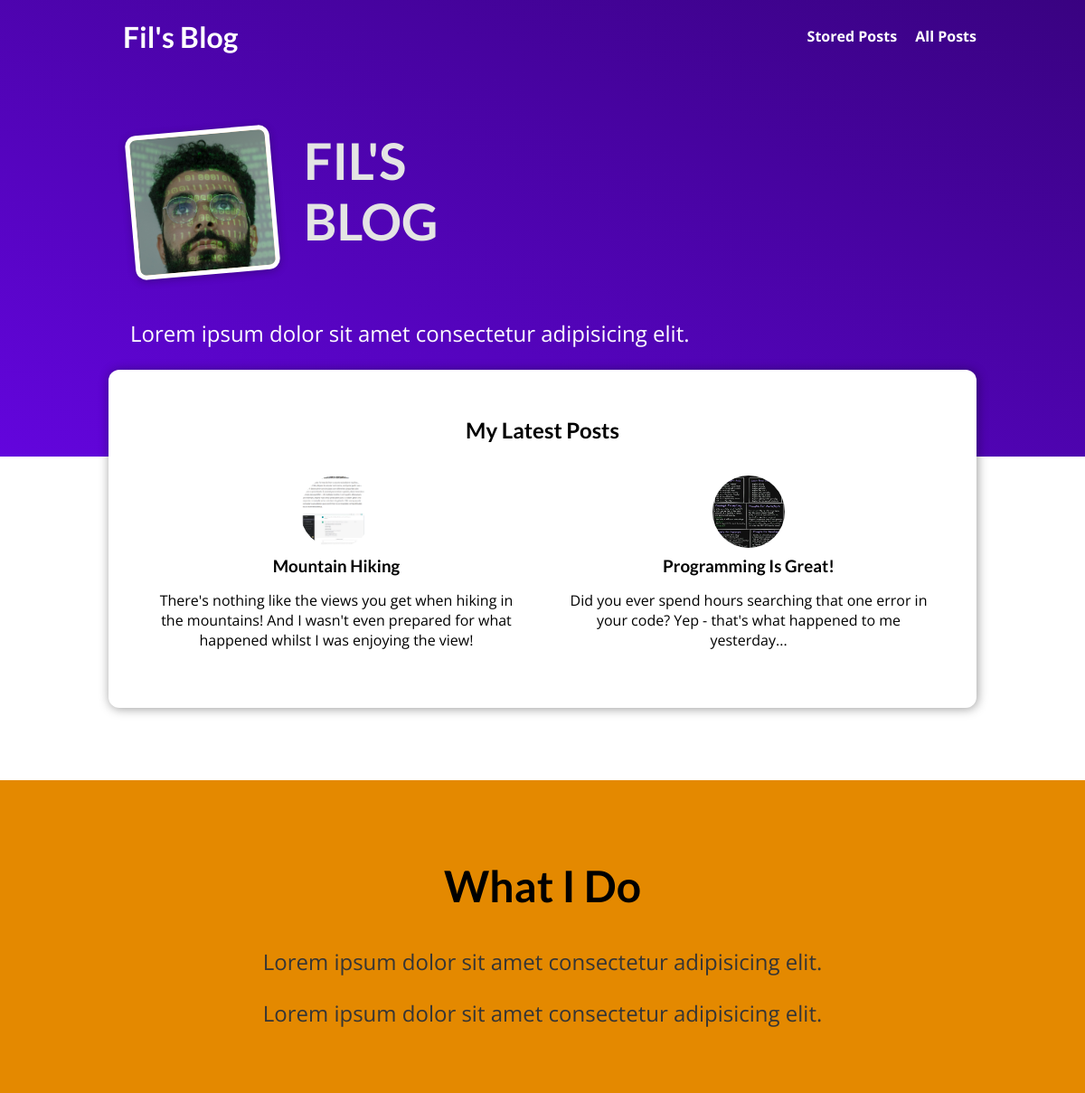
The page / on the database its author committed.
### blog/models.py (models this page shows, shortened)
class Post(models.Model):
    title = models.CharField(max_length=100)
    excerpt = models.CharField(max_length=200)
    image = models.ImageField(upload_to="posts", null=True)
    date = models.DateField(auto_now=True)
    slug = models.SlugField(unique=True, db_index=True)
    content = models.TextField(validators=[MinLengthValidator(10)])
    author = models.ForeignKey(Author, on_delete=models.SET_NULL, null=True, related_name="posts")
    tags = models.ManyToManyField(Tag)

### blog/views.py (the view)
# urls.py: path("", views.StartingPageView.as_view(), name="starting-page"),
class StartingPageView(ListView):
    template_name = "blog/index.html"
    model = Post
    ordering = ["-date"]
    context_object_name = "posts"
    def get_queryset(self):
        queryset = super().get_queryset()
        data = queryset[:3]
        return data

### blog/templates/blog/index.html (shortened to what this page needs)
{% extends "base.html" %}
{% load static %}
{% block css_files %}
  <link rel="stylesheet" href="{% static "blog/post.css" %}">
  <link rel="stylesheet" href="{% static "blog/index.css" %}">
{% endblock %}
{% block content %}
  <section id="welcome">
    <header>
      <img src="{% static "blog/images/max.jpg" %}" alt="fil's blog"/>
      <h2>FIL'S BLOG</h2>
    </header>
    <p>Lorem ipsum dolor sit amet consectetur adipisicing elit.</p>
  </section>
  <section id="latest-posts">
    <h2>My Latest Posts</h2>
    <ul>
      {% for post in posts %}
        {% include "blog/includes/post.html" %}
      {% endfor %}
    </ul>
  </section>
  <section id="about">
    <h2>What I Do</h2>
    <p>
      Lorem ipsum dolor sit amet consectetur adipisicing elit.
    </p>
    <p>
      Lorem ipsum dolor sit amet consectetur adipisicing elit.
    </p>
  </section>
{% endblock %}

### blog/templates/blog/includes/post.html
{% load static %}
<li>
  <article class="post">
    <a href="{% url "post-detail-page" post.slug %}">
      <img src="{{ post.image.url }}" alt="{{ post.title }}"/>
      <div class="post__content">
        <h3>{{ post.title }}</h3>
        <p>
          {{ post.excerpt }}
        </p>
      </div>
    </a>
  </article>
</li>

### static/app.css (style rules this page uses)
* { box-sizing: border-box; }
html { font-family: "Open Sans", "Lato", sans-serif; }
body { margin: 0; }
h1, h2, h3 { font-family: "Lato", sans-serif; font-weight: bold; }

### blog/static/blog/post.css (style rules this page uses)
.post { display: flex; flex-direction: column; align-items: center; text-align: center; }
.post a { text-decoration: none; color: black; transition: all 0.2s ease; padding: 1rem; }
.post img { width: 5rem; height: 5rem; object-fit: cover; border-radius: 50%; }
.post h3 { margin: 0.25rem 0; }

### blog/static/blog/index.css (style rules this page uses)
#welcome { background: linear-gradient(to right top, #6305dd, #390281); padding: 6rem 12%; }
#welcome header { display: flex; align-items: flex-start; margin: 3rem auto; }
#welcome img { width: 10rem; height: 10rem; object-fit: cover; object-position: top; border: 5px solid white; border-radius: 12px; background-color: #ffe1bf; transform: rotateZ(-5deg); box-shadow: 0 2px 8px rgba(0, 0, 0, 0.25); }
#welcome h2 { font-size: 3.5rem; margin: 0 0 0 2rem; color: #e4e4e4; width: 10rem; }
#welcome p { color: white; font-size: 1.5rem; }
#latest-posts { background-color: white; padding: 2rem; border-radius: 12px; width: 60rem; margin: -6rem auto 2rem auto; box-shadow: 1px 1px 12px rgba(0, 0, 0, 0.4); }
#latest-posts h2 { text-align: center; }
#latest-posts ul { list-style: none; margin: 0; padding: 0; display: flex; gap: 1rem; }
#latest-posts li { flex: 1; }
#about { text-align: center; padding: 3rem; background-color: #e48900; margin-top: 5rem; }
#about h2 { font-size: 3rem; }
#about p { font-size: 1.5rem; color: #353535; }

### rows shown on the page
Post: image (picture), title "Mountain Hiking", excerpt "There's nothing like the views you get when hiking in the mountains! And I wasn't even prepared for what happened whilst I was enjoying the view!"
Post: image (picture), title "Programming Is Great!", excerpt "Did you ever spend hours searching that one error in your code? Yep - that's what happened to me yesterday..."
